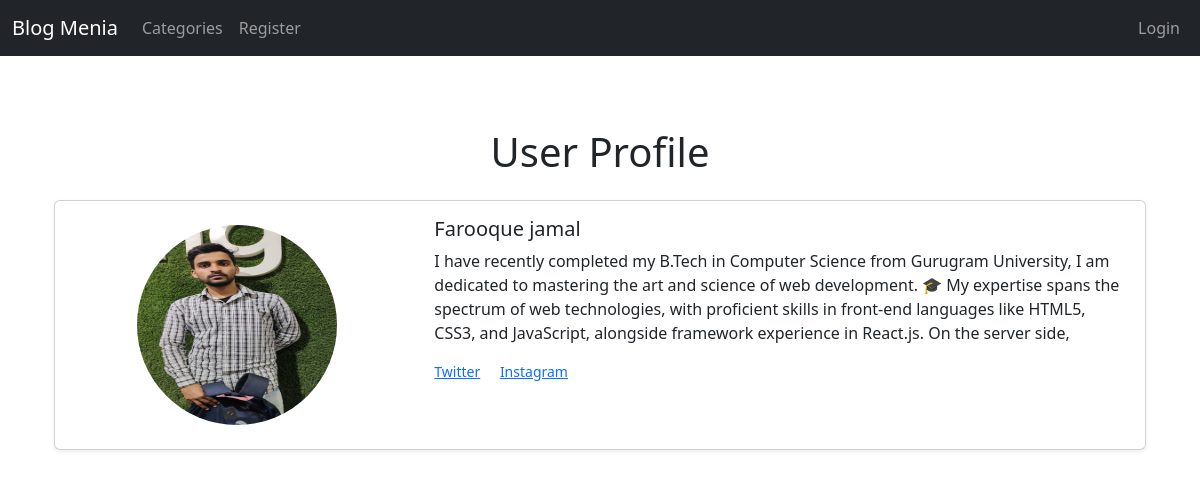
Screenshot of /members/2/profile/ with the database file from the repository.
### home/models.py (models this page shows, shortened)
class Profile(models.Model):
    user = models.OneToOneField(User,null=True,on_delete=models.CASCADE)
    bio = models.TextField()
    profile_pic = models.ImageField(upload_to='blog/profile/',null=True, blank=True)
    facebook_url = models.CharField(max_length=255,null=True,blank=True)
    instagram_url = models.CharField(max_length=255,null=True,blank=True)
    twitter_url = models.CharField(max_length=255,null=True,blank=True)

### members/views.py (the view)
# urls.py: path('<int:pk>/profile/',ShowProfilePageView.as_view(),name ='show_profile_page'),
class ShowProfilePageView(DetailView):
    model = Profile
    template_name = 'registration/user_profile.html'
    def get_context_data(self, **kwargs):
        context = super().get_context_data(**kwargs)
        page_user = self.object
        context["page_user"] = page_user
        return context

### members/templates/registration/user_profile.html (shortened to what this page needs)
{% extends "base.html" %}
{% load static %}
{% block content %}
<div class="container my-5">
    <h1 class="text-center mb-4">User Profile</h1>
    <div class="card shadow-sm mb-3">
        <div class="row g-0">
            <div class="col-md-4 text-center">
                {% if page_user.profile_pic %}
                <img src="{{page_user.profile_pic.url}}" class="img-fluid rounded-circle my-4" style="width: 200px; height: 200px;" alt="Profile Picture">
                {% else %}
                <img src="{% static 'avatar.png' %}" class="img-fluid rounded-circle my-4" style="width: 200px; height: 200px;" alt="Default Avatar">
                {% endif %}
            </div>
            <div class="col-md-8">
                <div class="card-body">
                    <h5 class="card-title">{{page_user.user.first_name}} {{page_user.user.last_name}}</h5>
                    <p class="card-text">{{page_user.bio}}</p>
                    <div class="social-links small text-muted">
                        {% if page_user.twitter_url %}
                        <a href="{{page_user.twitter_url}}" class="me-3">Twitter</a>
                        {% endif %}
                        {% if page_user.instagram_url %}
                        <a href="{{page_user.instagram_url}}" class="me-3">Instagram</a>
                        {% endif %}
                    </div>
                </div>
            </div>
        </div>
    </div>
</div>
{% endblock %}

### rows the page displays
Profile: profile_pic (picture), user.first_name "Farooque", user.last_name "jamal", bio "I have recently completed my B.Tech in Computer Science from Gurugram University, I am dedicated to mastering the art and science of web development. 🎓 My expertise spans the spectrum of web technologies, with proficient skills in front-end languages like HTML5, CSS3, and JavaScript, alongside framework experience in React.js. On the server side,"
